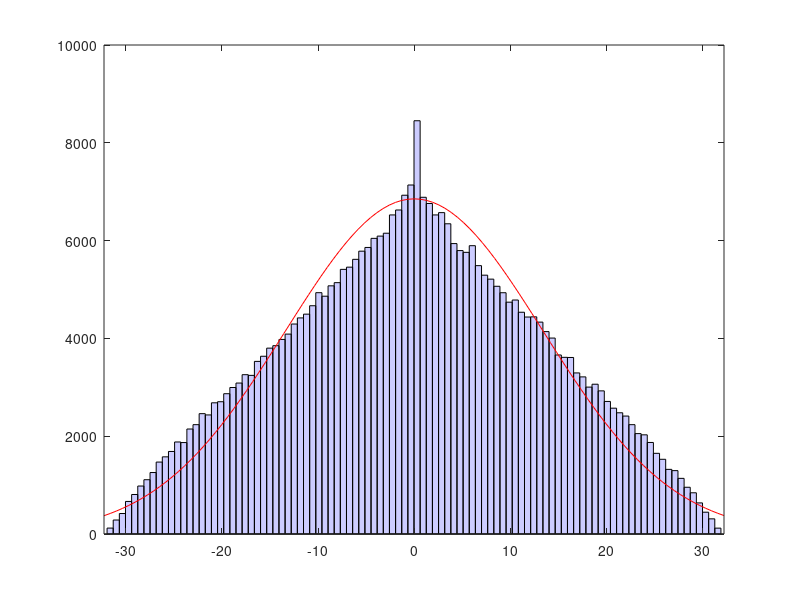
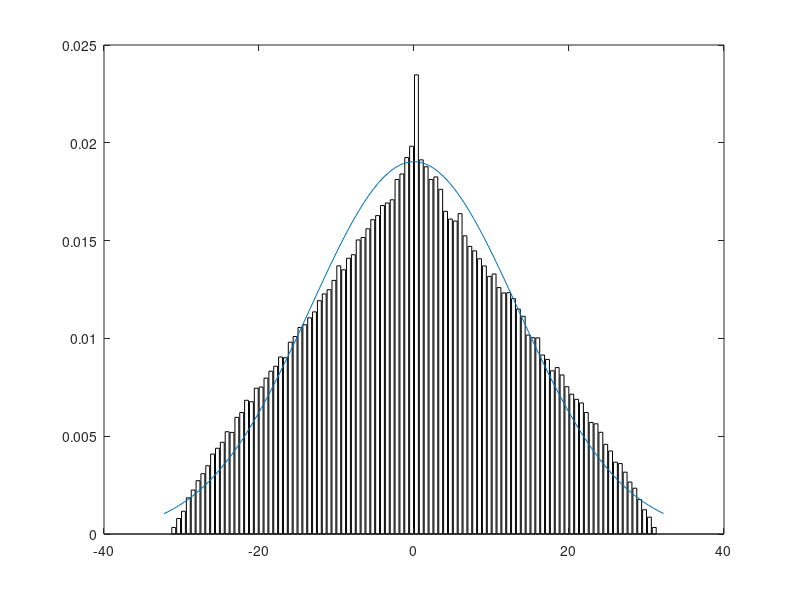
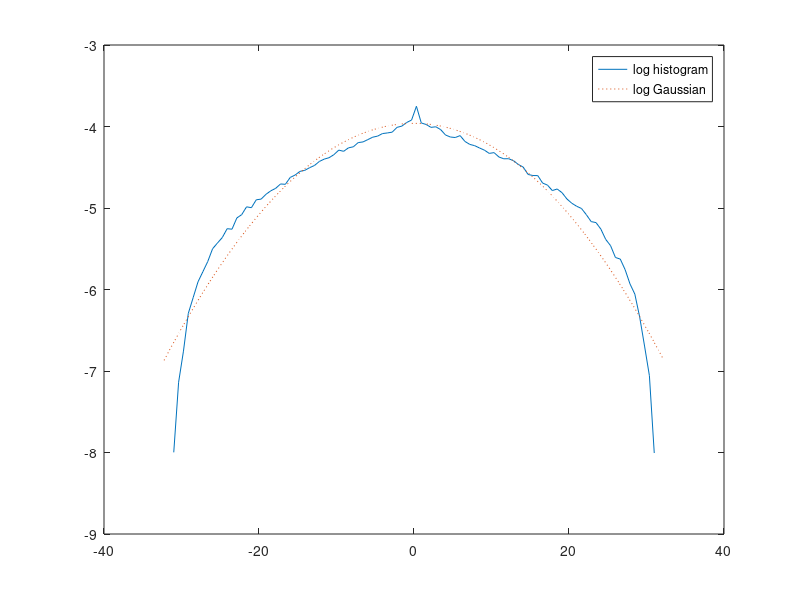

These figures' MATLAB source, in order:
% Read and normalzie image
m = mod(rand(600, 600) * 100, 32);

% downsample
%m = imresize(m, [1200/4, 1200/4]);

% Apply gradient filter
[h, w] = size(m);
g = zeros(h, w);
for i = 2:h
    for j = 2:w
        g(i, j) = m(i-1, j) - m(i, j-1);
    end
end
g = reshape(g, [h * w, 1]);

% Compute and normalize the histogram
num_bins = 100;
counts = hist(g, num_bins);
bins = -31:62/(num_bins-1):31;
hist_normalized = counts ./ sum(counts);

% Fit normal
hf = histfit(g, 100);
h = get(gca,'Children');
set(h(2),'FaceColor',[.8 .8 1])
get(hf(1)) %properties of the histogram
get(hf(2)) %properties of the normal curve

x=get(hf(2),'XData'); 
y=get(hf(2),'YData');

% Compute values
disp('Mean');
disp(mean(y));
disp('Variance');
disp(var(y));
disp('Kurtosis');
disp(kurtosis(hist_normalized));

figure;
bar(bins, hist_normalized, 'w');
hold on;
plot(x, y ./ sum(counts));

% log plots
figure
plot(bins, log(hist_normalized));
hold on;
plot(x, log(y ./ sum(counts)), ':');
legend('log histogram', 'log Gaussian');